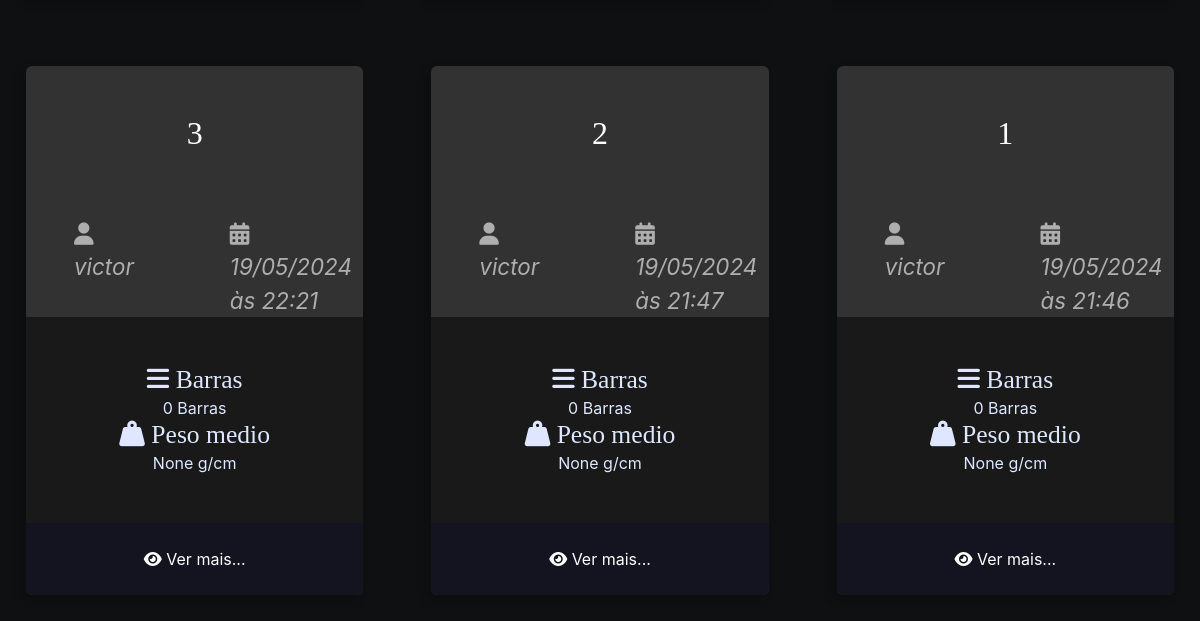
Page / (signed in, lower part) on the earlier database version.
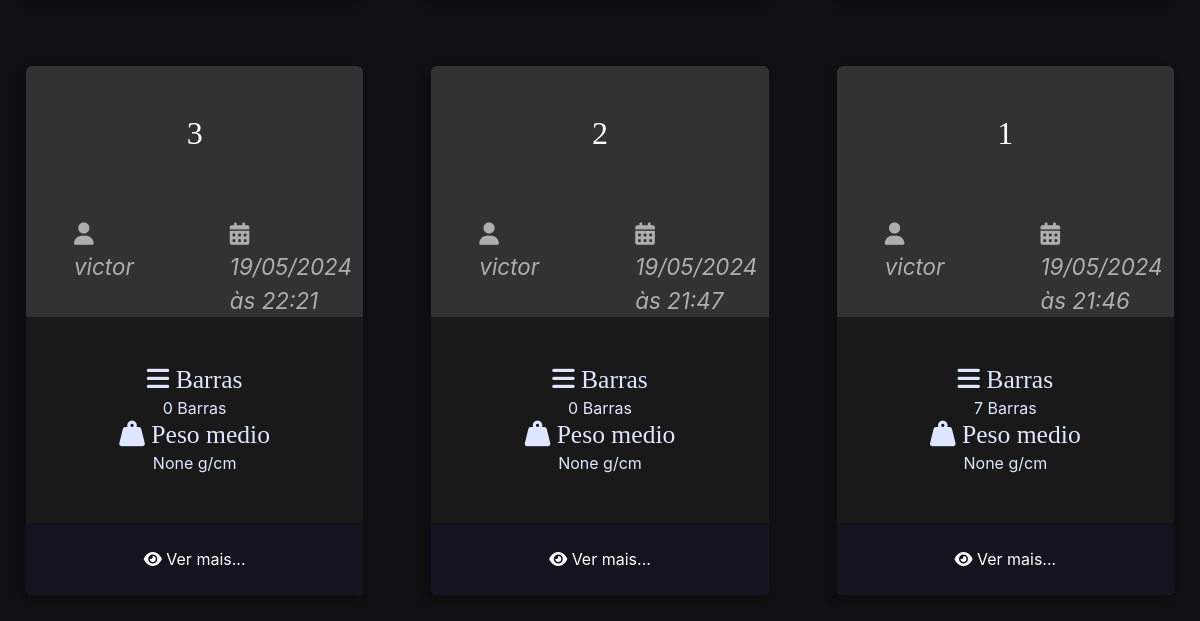
Same page on the later database version.
### ponte/models.py (models this page shows, shortened)
class Ponte(models.Model):
    autor = models.ForeignKey(User, on_delete=models.CASCADE)
    nome_ponte = models.CharField(max_length=50)
    peso_linear = models.FloatField(null=True, blank=True)
    peso_metade = models.FloatField(null=True, blank=True)
    slug = models.SlugField(unique=True, blank=True, null=True)
    created_at = models.DateTimeField(auto_now_add=True)
    updated_at = models.DateTimeField(auto_now=True)
    cover = models.ImageField(upload_to='ponte/covers/%Y/%m/%d/', default='', blank=True)

### ponte/views.py (the view)
# urls.py: path('', index, name='index'),
def index(request):
    if request.user.is_authenticated:
        pontes = Ponte.objects.filter(autor=request.user).order_by('-id')
        return render(request, 'ponte/pages/home.html', context={'pontes': pontes})
    else:
        return render(request, 'ponte/pages/homeNL.html')

### ponte/templates/ponte/pages/home.html (shortened to what this page needs)
{% extends 'global/base.html' %}
{% load static %}
{% block content %}
<div class="main-content main-content-list container">
{% for ponte in pontes %}
    {% include 'ponte/partials/pontes.html' %}
{% endfor %}
</div>
{% endblock content %}

### ponte/templates/ponte/partials/pontes.html
{% load static %}
<div class="ponte ponte-list-item">
    <div class="ponte-title-container">
        <h2 class="ponte-title">
            <a href="{% url 'ponte_detail' username=ponte.autor.username ponte_id=ponte.id %}">
                {{ ponte.nome_ponte }}
            </a>
        </h2>
    </div>
    <div class="ponte-infos">
        <div class="ponte-author">
            <span class="ponte-author-item">
                <i class="fas fa-user"></i>
                {% if ponte.autor.first_name %}
                {{ ponte.autor.first_name }} {{ ponte.autor.last_name }}
                {% else %}
                {{ ponte.autor.username }}
                {% endif %}
            </span>
        </div>
        <div class="ponte-date">
            <span class="ponte-date-item">
                <i class="fas fa-calendar-alt"></i>
                {{ ponte.created_at|date:"d/m/Y" }}<br> às
                {{ ponte.created_at|date:"H:i" }}
            </span>
        </div>
    </div>
    <div class="ponte-meta-container">
        <div class="ponte-meta ponte-barra">
            <h3 class="ponte-meta-title"><i class="fas fa-bars"></i>
                {% if ponte.barras.count == 1 %}
                Barra
                {% else %}
                Barras
                {% endif %}</h3>
            <div class="ponte-meta-text">
                {% if ponte.barras.count == 1 %}
                {{ ponte.barras.count }} Barra
                {% else %}
                {{ ponte.barras.count }} Barras
                {% endif %}
            </div>
        </div>
        <div class="ponte-meta ponte-pmedio">
            <h3 class="ponte-meta-title"><i class="fas fa-weight-hanging"></i> Peso medio</h3>
            <div class="ponte-meta-text">
                {{ ponte.peso_metade }} g/cm
            </div>
        </div>
    </div>
    <footer class="ponte-footer">
        <a class="ponte-read-more button button-dark button-full-width"
            href="{% url 'ponte_detail' username=ponte.autor.username ponte_id=ponte.id %}">
            <i class="fas fa-eye"></i>
            <span>Ver mais...</span>
        </a>
    </footer>
</div>

Differences in the rows shown:
changed Ponte (number 3 of 3 on the later page): barras.count "0" → "7"
